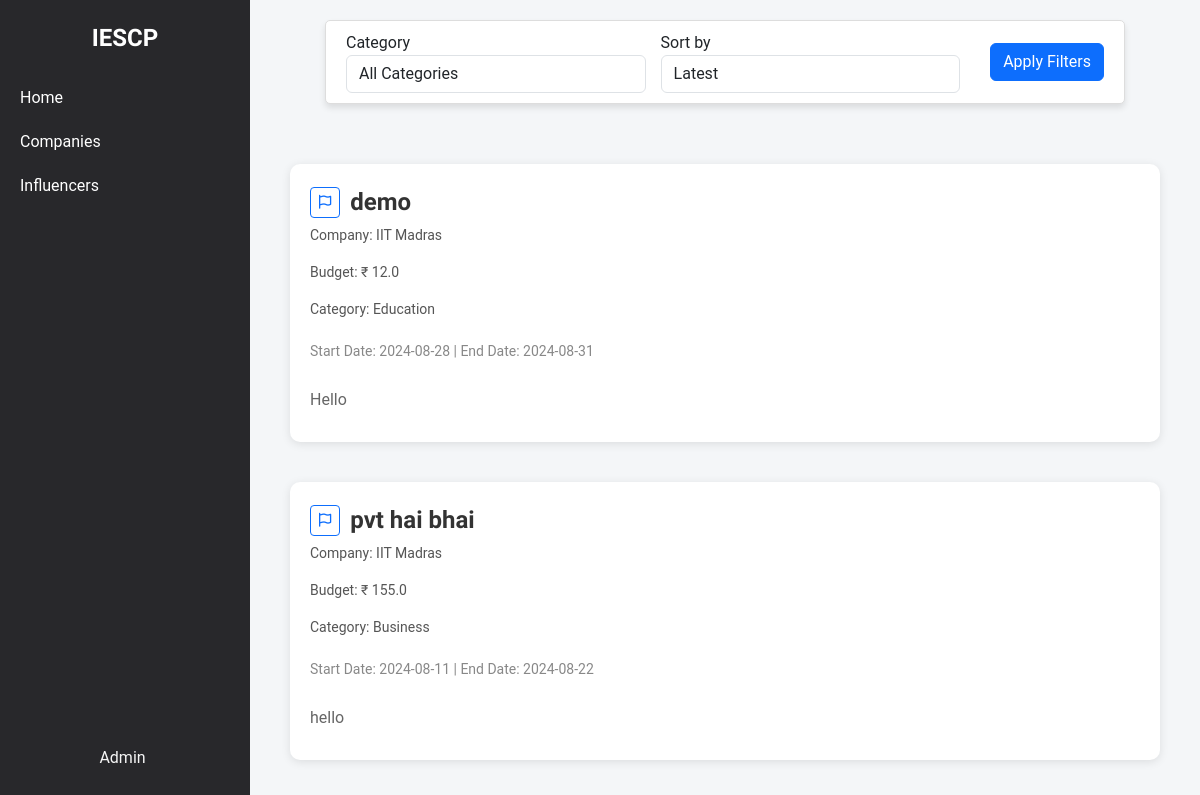
Page /admin/home (signed in) on the earlier database version.
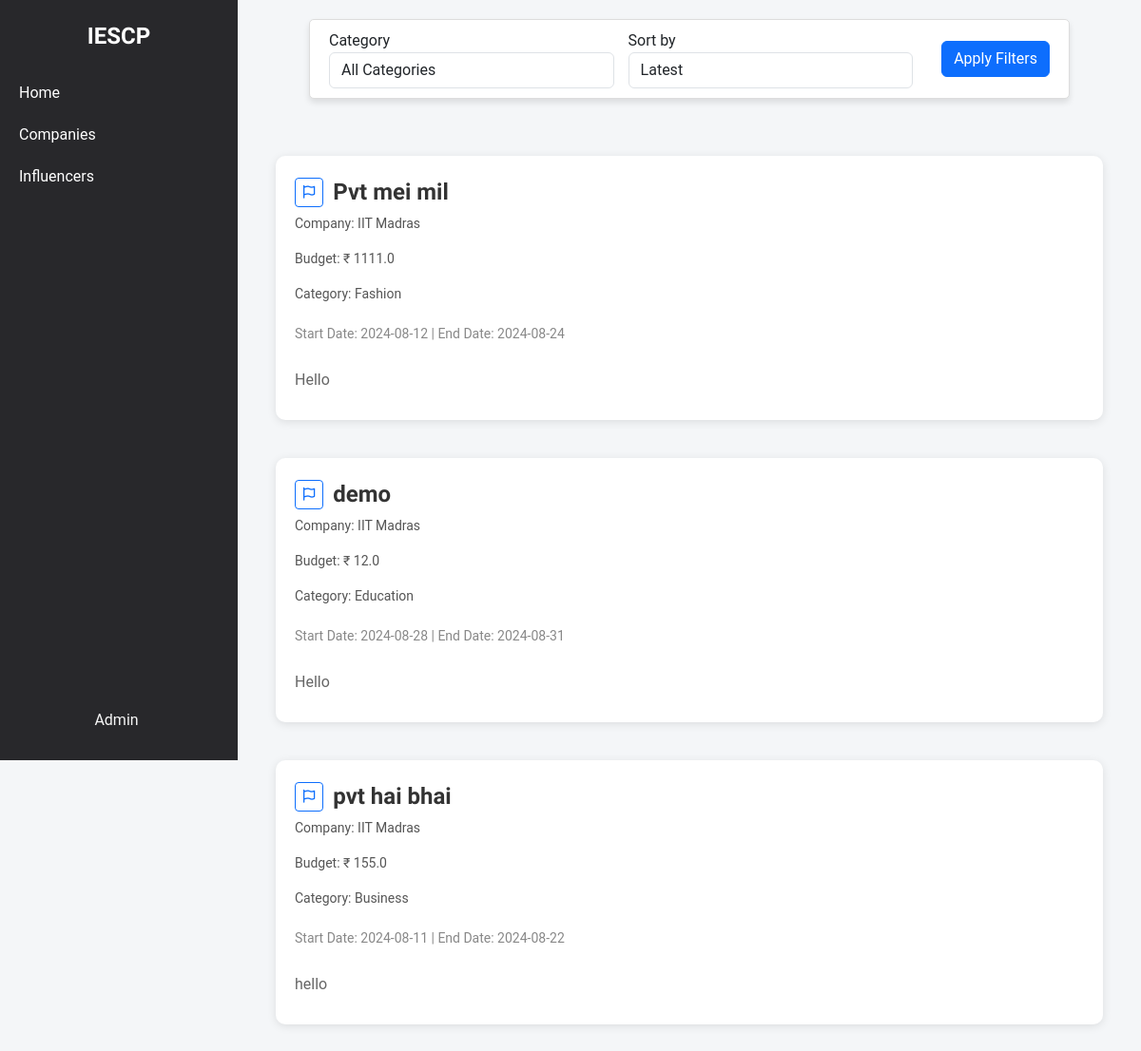
Same page on the later database version.
### models.py (models this page shows, shortened)
class Campaign(db.Model):
    __tablename__ = 'campaign'
    id = db.Column(db.Integer, primary_key=True)
    title = db.Column(db.String(200), nullable=False)
    description = db.Column(db.Text, nullable=False)
    budget = db.Column(db.Float, nullable=False)
    start_date = db.Column(db.Date, nullable=False)
    end_date = db.Column(db.Date, nullable=False)
    company_id = db.Column(db.Integer, db.ForeignKey('company.id'), nullable=False)
    admin_id = db.Column(db.Integer, db.ForeignKey('admin.id'), nullable=False, default=1)
    status = db.Column(db.String(50), nullable=False, default='pending')
    category = db.Column(db.String(255), nullable=False)
    created_at = db.Column(db.DateTime, nullable=False, default=datetime.utcnow)
    visibility = db.Column(db.String(50), nullable=False, default='public')
    influencers = db.relationship('Influencer', secondary=influencer_campaign_association, back_populates='campaigns')
    is_flag = db.Column(db.Boolean, nullable=False, default=False)

class Company(db.Model):
    __tablename__ = 'company'
    id = db.Column(db.Integer, primary_key=True)
    company_name = db.Column(db.String(100), nullable=False)
    username = db.Column(db.String(50), unique=True, nullable=False)
    email = db.Column(db.String(120), unique=True, nullable=False)
    password_hash = db.Column(db.String(128), nullable=False)
    phone_number = db.Column(db.String(20), nullable=False)
    address = db.Column(db.String(200), nullable=False)
    industry = db.Column(db.String(100), nullable=False)
    other_industry = db.Column(db.String(100), nullable=True)
    website = db.Column(db.String(200), nullable=False)
    description = db.Column(db.Text, nullable=False)
    social_media_link = db.Column(db.String(200), nullable=False)
    logo = db.Column(db.String(200), nullable=False)
    campaigns = db.relationship('Campaign', backref='company', lazy=True)

### admin_routes.py (the view)
@app.route('/admin/home')
@admin_auth_required
def admin_home():
    user = session.get('admin_id')
    selected_category = request.args.get('category', '')
    selected_sort = request.args.get('sort', 'latest')
    campaigns_query = Campaign.query.filter(Campaign.is_flag == False).filter(Campaign.status != 'done')
    if selected_category:
        campaigns_query = campaigns_query.filter_by(category=selected_category)
    if selected_sort == 'oldest':
        campaigns = campaigns_query.order_by(Campaign.created_at.asc()).all()
    else:
        campaigns = campaigns_query.order_by(Campaign.created_at.desc()).all()
    categories = [
        "Fashion",
        "Beauty",
        "Fitness and health",
        "Travel",
        "Food and beverage",
        "Lifestyle",
        "Finance",
        "Automotive",
        "Entertainment",
        "Education",
        "Business",
        "Art and design",
        "Sports",
        "Sustainability and environmental",
        "Politics and social issues"
    ]
    return render_template('admin_home.html', campaigns=campaigns, categories=categories, selected_category=selected_category, selected_sort=selected_sort, user=user)

### admin_routes.py (called while the page is built)
def admin_auth_required(func):
    @wraps(func)
    def func4(*args, **kwargs):
        if 'admin_id' in session:
            return func(*args, **kwargs)
        else:
            flash("Please login first")
            return redirect(url_for('admin_login'))
    return func4

### templates/admin_home.html (shortened to what this page needs)
{% extends 'layout.html' %}
{% block content %}
    <div class="container-box">
        <div class="sidebar">
            <div class="logo">IESCP</div>
            <ul>
                <li><a href="{{ url_for('admin_home') }}">Home</a></li>
                <li><a href="{{url_for('admin_company_view')}}">Companies</a></li>
                <li><a href="{{ url_for('admin_influencer_view') }}}">Influencers</a></li>
            </ul>
            <div class="profile">
                <a href="{{ url_for('admin_dashboard') }}">
                    Admin
                </a>
            </div>
        </div>
        <div class="content">
            <div class="filter-container">
                <form method="GET" action="" class="form-inline">
                    <div class="form-group">
                        <label for="category" class="mr-2">Category</label>
                        <select name="category" id="category" class="form-control">
                            <option value="">All Categories</option>
                        </select>
                    </div>
                    <div class="form-group">
                        <label for="sort" class="mr-2">Sort by</label>
                        <select name="sort" id="sort" class="form-control">
                            <option value="latest" {% if selected_sort == 'latest' %}selected{% endif %}>Latest</option>
                        </select>
                    </div>
                    <button type="submit" class="btn btn-primary">Apply Filters</button>
                </form>
            </div>
            <div class="campaign-list">
                {% for campaign in campaigns %}
                    {% if not campaign.is_flag %}
                        <div class="campaign">
                            <div class="campaign-main-details">
                                <div class="campaign-title">
                                    <form method="POST" action="{{ url_for('flag_campaign', campaign_id=campaign.id) }}">
                                        <button type="submit" class="btn btn-outline-primary btn-sm">
                                            <i class="fa-regular fa-flag"></i>
                                        </button>
                                    </form>
                                    <a href="{{ url_for('admin_campaign_view', campaign_id=campaign.id) }}">{{ campaign.title }}</a>
                                </div>
                                <p class="campaign-company">Company: {{ campaign.company.company_name }}</p>
                                <p class="campaign-budget">Budget: &#x20B9; {{ campaign.budget }}</p>
                                <p class="campaign-category">Category: {{ campaign.category }}</p>
                                <p class="campaign-dates">Start Date: {{ campaign.start_date.strftime('%Y-%m-%d') }} | End Date: {{ campaign.end_date.strftime('%Y-%m-%d') }}</p>
                            </div>
                            <div class="campaign-details">
                                <p>{{ campaign.description }}</p>
                            </div>
                        </div>
                    {% endif %}
                {% endfor %}
            </div>
        </div>
    </div>
{% endblock %}

Differences in the rows shown:
added Campaign: title "Pvt mei mil", company.company_name "IIT Madras", budget "1111.0", category "Fashion", start_date "2024-08-12", end_date "2024-08-24", description "Hello"
